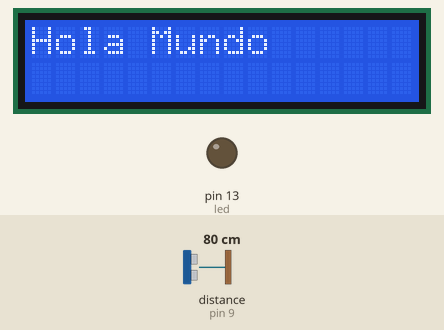
Simulated run of this sketch. Board: Arduino Uno, built with avr-gcc and run on an emulated ATmega328P. On the bench: 16×2 character LCD, output pins drawn as LEDs (lit = HIGH). Wiring (inferred from the names in the program): ultrasonic range finder: trigger pin 10; echo pin 9. Inputs (shaded band) come from the test bench; at power-on: distance to the obstacle (sensor on pin 9) 80 cm. The echo pulse lasts 58.3 µs per cm; pins used as bus, display or sensor lines are not drawn; what the sketch prints to the serial monitor is not drawn.

Above: at 0.1 s.
3.3 s: distance to the obstacle (sensor on pin 9) set to 23 cm
6.2 s: distance to the obstacle (sensor on pin 9) set to 19 cm
At 7.6 s:
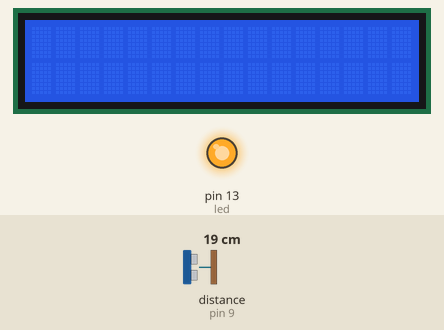
Timing chart, 0 to 9.2 s (numbered marks = the images above; inputs shaded):
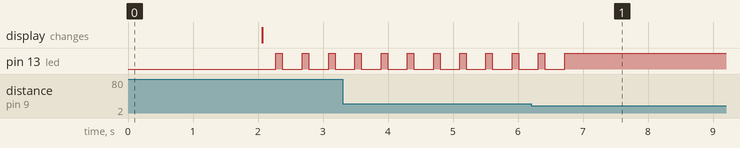

The sketch:

sensorsonico.ino
```cpp
#include <LiquidCrystal.h>  // Incluir la librería para controlar pantallas LCD

// Definición de pines para el sensor ultrasonido y el LED
int trig = 10; // Pin de disparo del sensor ultrasonido
int eco = 9;   // Pin de recepción del eco del sensor ultrasonido
int led = 13;   // Pin del LED
int duracion;  // Variable para almacenar la duración del pulso de eco
int distancia;  // Variable para almacenar la distancia calculada en centímetros

// Configuración de pines para la pantalla LCD
const int rs = 7, en = 8, d4 = 5, d5 = 4, d6 = 3, d7 = 2; // Pines de control para LCD
LiquidCrystal lcd(rs, en, d4, d5, d6, d7); // Crear objeto para controlar la pantalla LCD

void setup() {
  // Configurar los pines del sensor y del LED como salida o entrada
  pinMode(trig, OUTPUT); // El pin de disparo del sensor se configura como salida
  pinMode(eco, INPUT);   // El pin de recepción del eco se configura como entrada
  pinMode(led, OUTPUT);  // El pin del LED se configura como salida

  // Inicializar la comunicación serial con la PC
  Serial.begin(9600); // Configurar la comunicación serial a 9600 baudios

  // Inicializar la pantalla LCD
  lcd.begin(16, 2); // Configurar el LCD con 16 columnas y 2 filas

  // Imprimir "Hola Mundo" en la pantalla LCD
  lcd.setCursor(0, 0); // Colocar el cursor en la primera línea
  lcd.print("Hola Mundo"); // Escribir "Hola Mundo" en la LCD

  // Esperar 2 segundos antes de empezar a medir
  delay(2000); // Esperar 2000 milisegundos (2 segundos)
  lcd.clear(); // Limpiar la pantalla LCD
}

void loop() {
  // Enviar una señal ultrasonica para medir la distancia
  digitalWrite(trig, HIGH); // Enviar señal de alta tensión en el pin trig
  delay(1);  // Esperar 1 milisegundo
  digitalWrite(trig, LOW); // Apagar la señal en el pin trig

  // Medir el tiempo que tarda el eco en regresar
  duracion = pulseIn(eco, HIGH); // Medir el tiempo del pulso alto en el pin eco
  distancia = duracion / 58.2; // Calcular la distancia en centímetros usando la fórmula: distancia = tiempo / 58.2

  // Imprimir la distancia medida en la consola serial
  Serial.print(distancia); // Imprimir el valor de la distancia
  Serial.print(" centimetros"); // Imprimir "centímetros"
  Serial.println(); // Imprimir salto de línea

  delay(200); // Esperar 200 milisegundos antes de realizar otra medición

  // Encender o apagar el LED dependiendo de la distancia medida
  if (duracion <= distancia) {  // Si el eco es más rápido que la distancia
    digitalWrite(led, LOW);  // Apagar el LED
    delay(100);  // Esperar 100 milisegundos
  } else {
    digitalWrite(led, HIGH);  // Encender el LED
    delay(100);  // Esperar 100 milisegundos
  }

  // Controlar el LED según la distancia
  if (distancia <= 20) {  // Si la distancia es menor o igual a 20 cm
    digitalWrite(led, HIGH);  // Encender el LED
    delay(100);  // Esperar 100 milisegundos
  } else {
    digitalWrite(led, LOW);  // Apagar el LED
    delay(100);  // Esperar 100 milisegundos
  }
}
```

Measured:
- the behaviour switches between 22 and 21 cm on distance to the obstacle (sensor on pin 9) (found by bisection; images 0 and 1)
- after the input at 6.2 s, pin 13 (led): goes on until 6.7 s, then stays HIGH
- by itself, pin 13 (led): alternates HIGH for 0.10 s and LOW for 0.30 s
